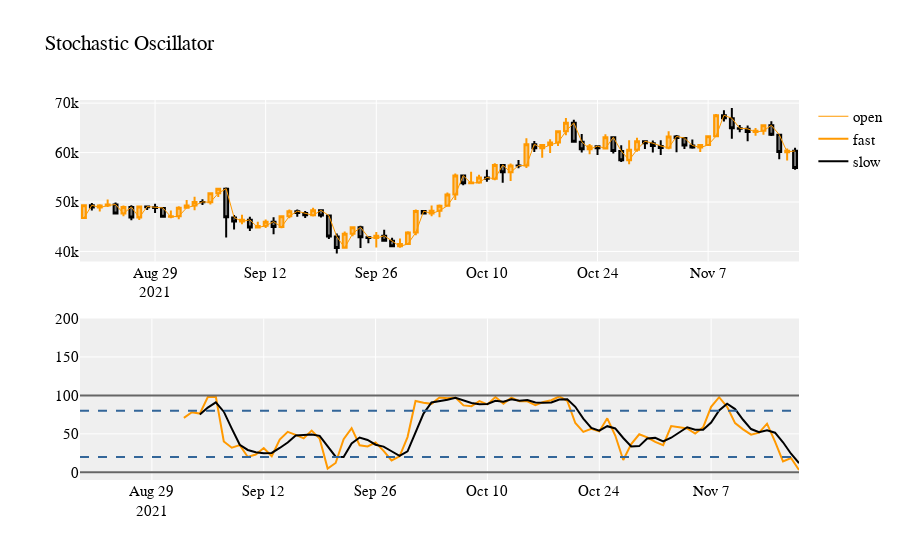

Notebook source saved alongside this figure:
### Markdown cell above
### Creating SKDJ Chart

### Code cell
import plotly.graph_objects as go
from plotly.subplots import make_subplots

# Create primary chart
fig_skdj = make_subplots(rows=2, cols=1)

# Create Candlestick chart with an overlaid price line
fig_skdj.append_trace(
    go.Candlestick(
        x=skdj_df.index,
        open = skdj_df['open'],
        high = skdj_df['high'],
        low = skdj_df['low'],
        close = skdj_df['close'],
        increasing_line_color = '#ff9900',
        decreasing_line_color = 'black',
        showlegend = False
    ), row=1, col=1 
)

# price Line
fig_skdj.append_trace(
    go.Scatter(
        x = skdj_df.index,
        y = skdj_df['open'],
        line = dict(color='#ff9900', width=1),
        name = 'open',
    ), row=1, col=1
)

# Fast Signal (%k)
fig_skdj.append_trace(
    go.Scatter(
        x = skdj_df.index,
        y = skdj_df['%k'],
        line = dict(color='#ff9900', width=2),
        name = 'fast',
    ), row=2, col=1
)

# Slow Signal (%d)
fig_skdj.append_trace(
    go.Scatter(
        x = skdj_df.index,
        y = skdj_df['%d'],
        line = dict(color='#000000', width=2),
        name = 'slow'
    ), row=2, col=1
)

# Extend our y-axis
fig_skdj.update_yaxes(range=[-10, 200], row=2, col=1)

# Add upper/lower bounds
fig_skdj.add_hline(y=0, col=1, row=2, line_color="#666", line_width=2)
fig_skdj.add_hline(y=100, col=1, row=2, line_color="#666", line_width=2)

# Add overbought/oversold
fig_skdj.add_hline(y=20, col=1, row=2, line_color='#336699', line_width=2, line_dash='dash')
fig_skdj.add_hline(y=80, col=1, row=2, line_color='#336699', line_width=2, line_dash='dash')

# Make it pretty
layout = go.Layout(
    plot_bgcolor='#efefef',
    # Font Families
    font_family='sans serif',
    font_color='#000000',
    font_size=15,
    title = 'Stochastic Oscillator',
    height = 800,
    xaxis=dict(
        rangeslider=dict(
            visible=False
        )
    )
)
fig_skdj.update_layout(layout)

fig_skdj.show()
